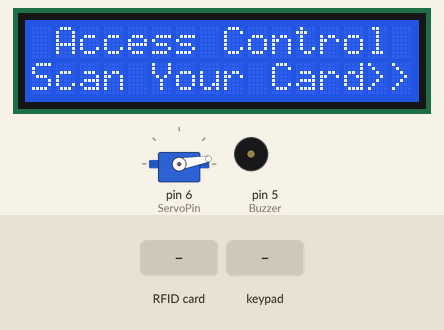
Recording of a sketch running on a simulated Arduino Uno, built with avr-gcc and run on an emulated ATmega328P. On the bench: 16×2 character LCD, servo, buzzer (waves = sounding). Wiring (inferred from the names in the program): 4×4 keypad with keys 1 2 3 A 4 5 6 B 7 8 9 C * 0 # D: rows A0, A1, A2, A3; columns pin 2, pin 3, pin 7, pin 8. Inputs (shaded band) come from the test bench. EEPROM starts erased; what the sketch prints to the serial monitor is not drawn.

Above: at 1.3 s.
1.4 s: RFID card 3D EF 02 01 held to the reader
At 4.0 s:
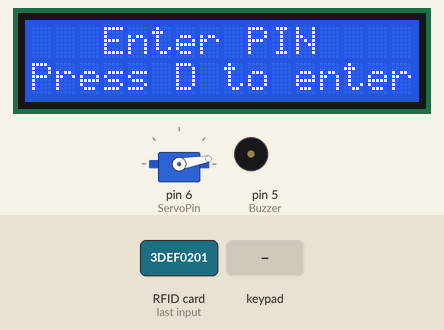
4.4 s: keypad keys 1 2 3 4 pressed 0.4 s apart
At 8.0 s:
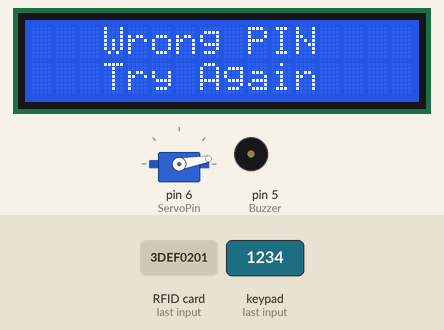
9.0 s: RFID card 5E 7A 19 C4 held to the reader
At 11.4 s:
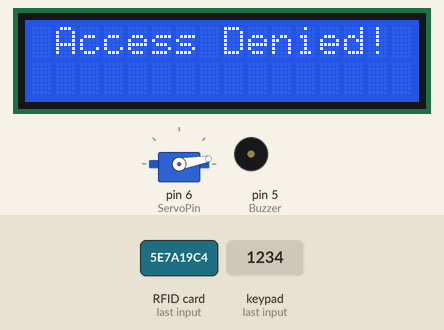
Timing chart, 0 to 12.9 s (numbered marks = the images above; inputs shaded):
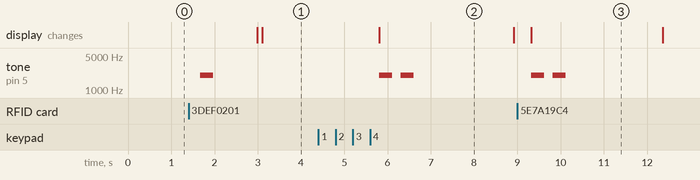

Measured:
- after the input at 1.4 s, tone on pin 5 (Buzzer): silent → 2000 Hz after 0.27 s, → silent 0.30 s later; the display: first changes after 1.6 s (image 1 shows a later state)
- after the input at 4.4 s, tone on pin 5 (Buzzer): alternates 2000 Hz for 0.30 s and silent for 0.20 s, 4 changes in all, then stays silent, starting after 1.4 s; the display: changes after 1.4 s (image 2)
- after the input at 9.0 s, tone on pin 5 (Buzzer): alternates 2000 Hz for 0.30 s and silent for 0.20 s, 4 changes in all, then stays silent, starting after 0.32 s; the display: changes after 0.32 s (image 3)
- what the display in image 2 shows lasts 3.1 s, from 5.8 s to 8.9 s

The sketch:

project.ino
```cpp
#include <SPI.h>
#include <EEPROM.h>
#include <SD.h>
//#include <RFID.h>
#include <MFRC522.h>
#include <LiquidCrystal_I2C.h>
#include <Servo.h>

#define RST_PIN  9
#define RFID_CS   10 //note this is labelled 'SDA' on the RFID module

const int RECORD_SIZE = 5;
const int MAX_RECORDS = 20;

// Data management bytes
const int INDEX_ADDR = 200;      // where the next write goes
const int COUNT_ADDR = 201;      // how many records stored

// RFID.h object (SDA = RFID_CS, RST = RST_PIN)
//RFID rfid(RFID_CS, RST_PIN);
MFRC522 rfid(RFID_CS, RST_PIN);
//unsigned char str[MAX_LEN];   // Buffer for card data

// Master card UID
String MasterTag = "3DEF0201";
String UIDCard = "";

// PIN
const int pin = 3207;

// LCD
LiquidCrystal_I2C lcd(0x27, 16, 2);

// Servo = door lock
Servo servo;
const int ServoPin           = 6;
const int servoLockedAngle   = 10;    // closed position
const int servoUnlockedAngle = 100;   // open position

// buzzer pin
#define Buzzer 5

//failed attempts
int failedAttempts = 0;

//SD card pins
/*
SD card chip select pin
Disable when not in use because MOSI/MISO/SCK is shared with RFID reader
*/
#define SD_CS 4
Sd2Card card;
SdVolume volume;
SdFile root;

//KEYBOARD RELATED
//DIAGRAM: https://www.amazon.ca/Matrix-Membrane-Keyboard-Arduino-Microcontroller/dp/B086Z1ZXNJ?source=ps-sl-shoppingads-lpcontext&ref_=fplfs&psc=1&smid=A2RJ79XBQX6W3M
#define kr1 A3
#define kr2 A2
#define kr3 A1
#define kr4 A0
#define kc1 2
#define kc2 3
#define kc3 7
#define kc4 8

char keys[4][4] = {
  {'1', '2', '3', 'A'},
  {'4', '5', '6', 'B'},
  {'7', '8', '9', 'C'},
  {'*', '0', '#', 'D'}
};

const int rows[4] = {kr1, kr2, kr3, kr4};
const int cols[4] = {kc1, kc2, kc3, kc4};

void setup() {
  Serial.begin(9600);

  for (int i = 0; i < 4; i++) {
    pinMode(rows[i], INPUT_PULLUP);
    digitalWrite(rows[i], HIGH); // Idle state HIGH
  }

  for (int i = 0; i < 4; i++) {
    pinMode(cols[i], OUTPUT);
    digitalWrite(cols[i], LOW); // Idle state LOW
  }

  //Enable RFID reader only when needed
  pinMode(RFID_CS, OUTPUT);
  digitalWrite(RFID_CS, HIGH);

  SPI.begin();

  digitalWrite(RFID_CS, LOW);
  //rfid.init();
  rfid.PCD_Init();
  digitalWrite(RFID_CS, HIGH);
  //delay(500);

  lcd.init();
  lcd.backlight();
  lcd.clear();

  servo.attach(ServoPin);
  servo.write(servoLockedAngle);   // start locked

  pinMode(Buzzer, OUTPUT);
  noTone(Buzzer);

  lcd.clear();
  lcd.print(" Access Control ");
  lcd.setCursor(0, 1);
  lcd.print("Scan Your Card>>");
}

void loop() {

  char key = readKeypad();

  if (key != ' ') {  // if a key was pressed
    Serial.print("Key Pressed: ");
    Serial.println(key);

    if(key == '#'){
      readAllAttempts();
    }

    if(key == 'C'){
      resetLogIndex();
      Serial.println("Reset log indexes");
    }
  }

  delay(200); // slow down a bit

  digitalWrite(RFID_CS, LOW);

  // Check if a card is present and read it
  if (getUID()) {

    Serial.print("UID: ");
    Serial.println(UIDCard);

    // lcd.clear();
    // lcd.setCursor(2, 0);
    // lcd.print("Permission");
    // lcd.setCursor(0, 1);

    // CARD ACCEPTED
    if (UIDCard == MasterTag) {

      // 1 buzz
      tone(Buzzer, 2000);
      delay(300);
      noTone(Buzzer);

      delay(1000);

      int attempts = 0;
      int pinSuccess = 0;
      lcd.clear();
      lcd.setCursor(0, 0);
      lcd.print("   Enter PIN");
      delay(100);
      lcd.setCursor(0, 1);
      lcd.print("Press D to enter");

      int inputPin = 0;
      int factor = 1000;
      for(int i = 0; i < 4; i++){
        char c = readKeypadBlocking();
        int n = charToInt(c);
        if(n != -1){
          inputPin += factor * n;
          factor /= 10;
        }
        Serial.println(inputPin);
        Serial.println(pin);
      }

      if(inputPin == pin){
        pinSuccess = 1;
      } else {
        // 2 buzzes for failed unlock attempt
        lcd.clear();
        lcd.setCursor(0, 0);
        lcd.print("   Wrong PIN ");
        lcd.setCursor(0, 1);
        lcd.print("   Try Again ");

        for (int i = 0; i < 2; i++) {
          tone(Buzzer, 2000);
          delay(300);
          noTone(Buzzer);
          delay(200);
        }

        delay(2000);

        lcd.clear();
        lcd.setCursor(0, 0);
        lcd.print("   Enter PIN");
        lcd.setCursor(0, 1);
        lcd.print("Press D to enter");
      }

      if(pinSuccess){
        logAttempt(true);
        lcd.clear();
        lcd.setCursor(0, 0);
        lcd.print(" Access Granted!");
        lcd.setCursor(0, 1);
        Serial.println("Door unlocked");

        // Reset failed attempts counter
        failedAttempts = 0;

        // Unlock the door
        servo.write(servoUnlockedAngle);

        // 1 buzz for successful unlock
        tone(Buzzer, 2000);
        delay(300);
        noTone(Buzzer);

        // Keep door unlocked for a few seconds
        delay(5000);

        // Lock the door again
        servo.write(servoLockedAngle);
      } else {
        logAttempt(false);
        Serial.println("Door locked");
        lcd.clear();
        lcd.setCursor(0, 0);
        lcd.print(" Access denied. ");
        lcd.setCursor(0, 1);
        lcd.print("Scan card again");
      }
    } else { // ACCESS DENIED
      logAttempt(false);
      lcd.clear();
      lcd.setCursor(0,0);
      lcd.print(" Access Denied!");

      // make sure door stays locked
      servo.write(servoLockedAngle);

      failedAttempts++;

      // 2 buzzes for failed unlock attempt
      for (int i = 0; i < 2; i++) {
        tone(Buzzer, 2000);
        delay(300);
        noTone(Buzzer);
        delay(200);
      }
      delay(2000);

      // On 3 failed attempts: 10-second continuous buzz
      if (failedAttempts >= 3) {
        Serial.println("3 failed attempts! Alarm!");
        tone(Buzzer, 2000);
        delay(10000);   // 10 seconds
        noTone(Buzzer);

        failedAttempts = 0;
      }

    }

    // After handling the card, go back to "scan" screen
    lcd.clear();
    lcd.print(" Access Control ");
    lcd.setCursor(0, 1);
    lcd.print("Scan Your Card>>");
  }

  // If no card, loop just keeps idling, door remains in last position
}

boolean getUID() {
  // Look for a card
  if (!rfid.PICC_IsNewCardPresent()) return false;
  if (!rfid.PICC_ReadCardSerial()) return false;

  UIDCard = "";
  for (byte i = 0; i < rfid.uid.size; i++) {
    UIDCard += String(rfid.uid.uidByte[i] < 0x10 ? "0" : "");
    UIDCard += String(rfid.uid.uidByte[i], HEX);
  }
  UIDCard.toUpperCase();

  rfid.PICC_HaltA();
  rfid.PCD_StopCrypto1();
  return true;
}

/*
Rows are set to INPUT_PULLUP
Columns are set to OUTPUT
*/
char readKeypad() {
  for (int r = 0; r < 4; r++) {
    digitalWrite(rows[r], HIGH); //ensure row is HIGH
    for (int c = 0; c < 4; c++) {
      digitalWrite(cols[c], LOW);
      if(digitalRead(rows[r]) == LOW){
        delay(50); //debounce
        while(digitalRead(rows[r]) == LOW); //wait until released
        return keys[r][c];
      }
      digitalWrite(cols[c], HIGH);
      delay(10); //just in case there is a delay before it's HIGH again
    }
  }
  return ' '; // No key
}

char readKeypadBlocking(){
  char c = ' ';
  while(c == ' '){
    //Serial.println("Key pressed (Blocking): " + c);
    c = readKeypad();
  }
  return c;
}

int charToInt(char c){
  int intValue = c - '0';
  if(intValue >= 0 && intValue <= 9){
    return intValue;
  }
  return -1;
}

void logAttempt(bool success) {
    unsigned long ts = millis();

    int index = EEPROM.read(INDEX_ADDR);
    int count = EEPROM.read(COUNT_ADDR);

    if (index >= MAX_RECORDS) index = 0;
    if (count < MAX_RECORDS) count++;

    int base = index * RECORD_SIZE;

    EEPROM.update(base, success ? 1 : 0);

    EEPROM.update(base + 1, (byte)(ts & 0xFF));
    EEPROM.update(base + 2, (byte)((ts >> 8) & 0xFF));
    EEPROM.update(base + 3, (byte)((ts >> 16) & 0xFF));
    EEPROM.update(base + 4, (byte)((ts >> 24) & 0xFF));

    index = (index + 1) % MAX_RECORDS;

    EEPROM.update(INDEX_ADDR, index);
    EEPROM.update(COUNT_ADDR, count);
}

void readAttempt(int idx, bool &success, unsigned long &ts) {
    int base = idx * RECORD_SIZE;

    success = EEPROM.read(base);

    ts = 0;
    ts |= (unsigned long)EEPROM.read(base + 1);
    ts |= (unsigned long)EEPROM.read(base + 2) << 8;
    ts |= (unsigned long)EEPROM.read(base + 3) << 16;
    ts |= (unsigned long)EEPROM.read(base + 4) << 24;
}

void readAllAttempts() {
    int index = EEPROM.read(INDEX_ADDR); // next write location
    int count = EEPROM.read(COUNT_ADDR); // number of valid records

    if (count == 0) {
        Serial.println("No attempts logged yet.");
        return;
    }

    Serial.println("=== Attempt Log (oldest → newest) ===");

    // oldest record = (index - count + MAX_RECORDS) % MAX_RECORDS
    int start = (index - count + MAX_RECORDS) % MAX_RECORDS;

    for (int i = 0; i < count; i++) {
        int r = (start + i) % MAX_RECORDS;

        bool success;
        unsigned long ts;
        readAttempt(r, success, ts);

        Serial.print("#");
        Serial.print(i + 1);
        Serial.print("  ");
        Serial.print(success ? "SUCCESS" : "FAILURE");
        Serial.print("  @ millis ");
        Serial.println(ts);
    }
}

// void eraseAttemptLog() {
//     // erase all records used by the circular buffer
//     for (int i = 0; i < MAX_RECORDS * RECORD_SIZE; i++) {
//         EEPROM.update(i, 0xFF); // use 0xFF as erased state
//     }

//     // reset control bytes
//     EEPROM.update(INDEX_ADDR, 0);
//     EEPROM.update(COUNT_ADDR, 0);

//     Serial.println("Attempt log erased.");
// }

void resetLogIndex(){
  EEPROM.update(INDEX_ADDR, 0);
  EEPROM.update(COUNT_ADDR, 0);
}
```
